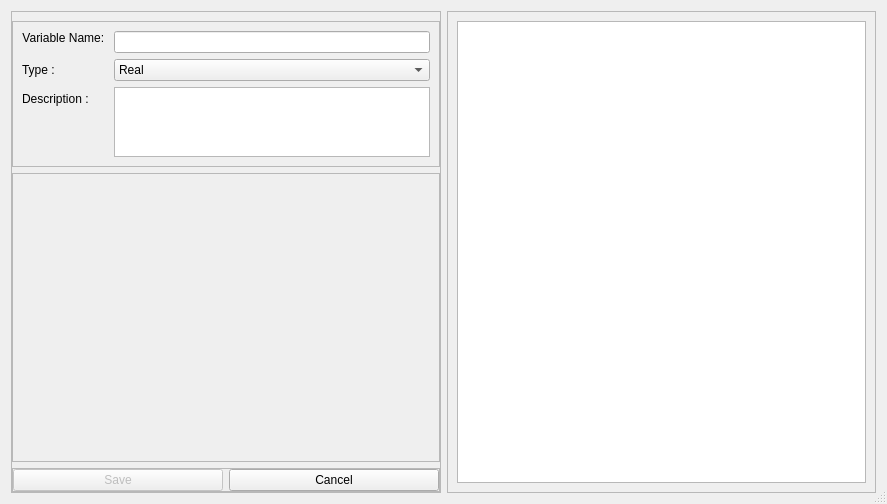
<?xml version="1.0" encoding="UTF-8"?>
<ui version="4.0">
 <class>NewVariableDialog</class>
 <widget class="QDialog" name="NewVariableDialog">
  <property name="windowModality">
   <enum>Qt::ApplicationModal</enum>
  </property>
  <property name="geometry">
   <rect>
    <x>0</x>
    <y>0</y>
    <width>887</width>
    <height>504</height>
   </rect>
  </property>
  <property name="windowTitle">
   <string>Create New Variable</string>
  </property>
  <property name="locale">
   <locale language="English" country="UnitedStates"/>
  </property>
  <property name="sizeGripEnabled">
   <bool>true</bool>
  </property>
  <property name="modal">
   <bool>true</bool>
  </property>
  <layout class="QHBoxLayout" name="horizontalLayout">
   <item>
    <widget class="QFrame" name="frame">
     <property name="minimumSize">
      <size>
       <width>340</width>
       <height>0</height>
      </size>
     </property>
     <property name="frameShape">
      <enum>QFrame::StyledPanel</enum>
     </property>
     <property name="frameShadow">
      <enum>QFrame::Raised</enum>
     </property>
     <layout class="QVBoxLayout" name="verticalLayout" stretch="1,3,0">
      <property name="leftMargin">
       <number>0</number>
      </property>
      <property name="rightMargin">
       <number>0</number>
      </property>
      <property name="bottomMargin">
       <number>0</number>
      </property>
      <item>
       <widget class="QFrame" name="frame_2">
        <property name="frameShape">
         <enum>QFrame::StyledPanel</enum>
        </property>
        <property name="frameShadow">
         <enum>QFrame::Raised</enum>
        </property>
        <layout class="QFormLayout" name="formLayout">
         <item row="2" column="0">
          <widget class="QLabel" name="label_2">
           <property name="text">
            <string>Type :</string>
           </property>
           <property name="buddy">
            <cstring>var_type_combo</cstring>
           </property>
          </widget>
         </item>
         <item row="2" column="1">
          <widget class="QComboBox" name="var_type_combo">
           <property name="enabled">
            <bool>true</bool>
           </property>
           <item>
            <property name="text">
             <string>Real</string>
            </property>
           </item>
           <item>
            <property name="text">
             <string>Nominal</string>
            </property>
           </item>
          </widget>
         </item>
         <item row="0" column="0">
          <widget class="QLabel" name="var_name">
           <property name="maximumSize">
            <size>
             <width>16777215</width>
             <height>23</height>
            </size>
           </property>
           <property name="font">
            <font>
             <weight>50</weight>
             <bold>false</bold>
            </font>
           </property>
           <property name="text">
            <string>Variable Name: </string>
           </property>
           <property name="alignment">
            <set>Qt::AlignHCenter|Qt::AlignTop</set>
           </property>
           <property name="buddy">
            <cstring>var_name_input</cstring>
           </property>
          </widget>
         </item>
         <item row="0" column="1">
          <widget class="QLineEdit" name="var_name_input"/>
         </item>
         <item row="3" column="0">
          <widget class="QLabel" name="label">
           <property name="text">
            <string>Description :</string>
           </property>
           <property name="buddy">
            <cstring>var_description</cstring>
           </property>
          </widget>
         </item>
         <item row="3" column="1">
          <widget class="QPlainTextEdit" name="var_description"/>
         </item>
        </layout>
       </widget>
      </item>
      <item>
       <widget class="QFrame" name="details_frame">
        <property name="minimumSize">
         <size>
          <width>0</width>
          <height>125</height>
         </size>
        </property>
        <property name="frameShape">
         <enum>QFrame::StyledPanel</enum>
        </property>
        <property name="frameShadow">
         <enum>QFrame::Raised</enum>
        </property>
        <widget class="QWidget" name="verticalLayoutWidget">
         <property name="geometry">
          <rect>
           <x>30</x>
           <y>40</y>
           <width>160</width>
           <height>80</height>
          </rect>
         </property>
         <layout class="QVBoxLayout" name="details_layout"/>
        </widget>
       </widget>
      </item>
      <item>
       <widget class="QFrame" name="frame_4">
        <property name="frameShape">
         <enum>QFrame::StyledPanel</enum>
        </property>
        <property name="frameShadow">
         <enum>QFrame::Raised</enum>
        </property>
        <layout class="QHBoxLayout" name="horizontalLayout_2">
         <property name="leftMargin">
          <number>0</number>
         </property>
         <property name="topMargin">
          <number>0</number>
         </property>
         <property name="rightMargin">
          <number>0</number>
         </property>
         <property name="bottomMargin">
          <number>0</number>
         </property>
         <item>
          <widget class="QPushButton" name="save_button">
           <property name="enabled">
            <bool>false</bool>
           </property>
           <property name="text">
            <string>Save</string>
           </property>
          </widget>
         </item>
         <item>
          <widget class="QPushButton" name="select_button">
           <property name="enabled">
            <bool>true</bool>
           </property>
           <property name="text">
            <string>Cancel</string>
           </property>
          </widget>
         </item>
        </layout>
       </widget>
      </item>
     </layout>
    </widget>
   </item>
   <item>
    <widget class="QFrame" name="values_frame">
     <property name="minimumSize">
      <size>
       <width>300</width>
       <height>0</height>
      </size>
     </property>
     <property name="frameShape">
      <enum>QFrame::StyledPanel</enum>
     </property>
     <property name="frameShadow">
      <enum>QFrame::Raised</enum>
     </property>
     <layout class="QVBoxLayout" name="verticalLayout_2">
      <item>
       <widget class="QTableView" name="values_table">
        <attribute name="horizontalHeaderStretchLastSection">
         <bool>true</bool>
        </attribute>
        <attribute name="verticalHeaderVisible">
         <bool>false</bool>
        </attribute>
       </widget>
      </item>
     </layout>
    </widget>
   </item>
  </layout>
 </widget>
 <resources/>
 <connections>
  <connection>
   <sender>select_button</sender>
   <signal>pressed()</signal>
   <receiver>NewVariableDialog</receiver>
   <slot>reject()</slot>
   <hints>
    <hint type="sourcelabel">
     <x>402</x>
     <y>479</y>
    </hint>
    <hint type="destinationlabel">
     <x>368</x>
     <y>-8</y>
    </hint>
   </hints>
  </connection>
 </connections>
</ui>
